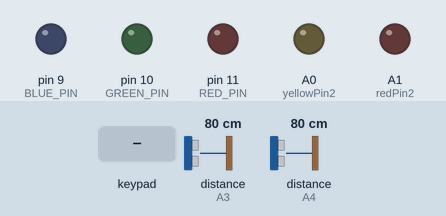
Simulated run of this sketch. Board: Arduino Uno, built with avr-gcc and run on an emulated ATmega328P. On the bench: output pins drawn as LEDs (lit = HIGH). The inputs (shaded band) are chosen by the test bench; at power-on: distance to the obstacle (sensors on A3, A4) 80 cm. The echo pulse lasts 58.3 µs per cm; what the sketch prints to the serial monitor is not drawn.

Above: at 1.2 s.
1.3 s: key 'A' pressed
At 2.5 s:
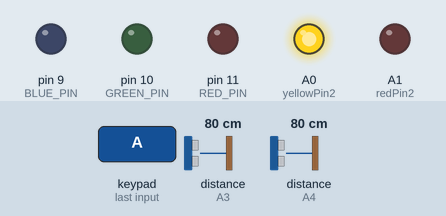
2.8 s: key 'B' pressed
At 3.6 s:
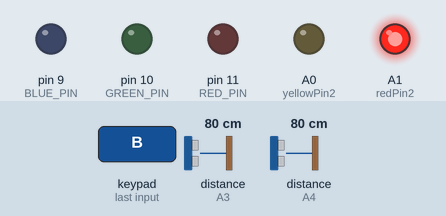
Timing chart, 0 to 5.8 s (numbered marks = the images above; inputs shaded):
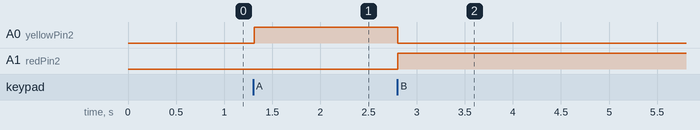

The sketch:

guzhengAir.ino
```cpp
#include <NewPing.h>
#include <Keypad.h>

// main ultrasonic sensor
#define triggerPinMain A5
#define echoPinMain A4
#define maxDistanceMain 25

// side ultrasonic sensor
#define triggerPinSide A2
#define echoPinSide A3
#define maxDistanceSide 20

NewPing sonarMain(triggerPinMain, echoPinMain, maxDistanceMain);
NewPing sonarSide(triggerPinSide, echoPinSide, maxDistanceSide);

// keypad vars
const byte ROWS = 4;
const byte COLS = 4;
char hexaKeys[ROWS][COLS] = {
  {'1','2','3','A'},
  {'4','5','6','B'},
  {'7','8','9','C'},
  {'*','0','#','D'}
};
byte rowPins[ROWS] = {3, 4, 5, 6};
byte colPins[COLS] = {7, 8, 12, 13};
Keypad customKeypad = Keypad(makeKeymap(hexaKeys), rowPins, colPins, ROWS, COLS);

// 2-color LED vars
const int redPin2 = A1;
const int yellowPin2 = A0;

// RGB LED vars
const int RED_PIN = 11;
const int GREEN_PIN = 10;
const int BLUE_PIN = 9;

bool isTrillOn = false;
bool isGlissOn = false;
int keyCode = 0;

void setup() {
  // main ultrasonic
  pinMode(triggerPinMain, OUTPUT);
  pinMode(echoPinMain, INPUT);

  // 2-color LED
  pinMode(redPin2, OUTPUT);
  pinMode(yellowPin2, OUTPUT);


  // RGB LED
  pinMode(RED_PIN, OUTPUT);
  pinMode(GREEN_PIN, OUTPUT);
  pinMode(BLUE_PIN, OUTPUT);

  Serial.begin(115200);
}

void loop() {
  delay(10);
  // ULTRASONIC
  unsigned int uSMain = sonarMain.ping();
  unsigned int uSSide = sonarSide.ping();

  int b1 = uSMain >> 7;
  int b2 = uSMain & 127;
  int b3 = uSSide >> 3;
  int b4 = uSSide & 7;

  Serial.write(b1);
  Serial.write(b2);
  Serial.write(b3);
  Serial.write(b4);

  // KEYPAD
  char customKey = customKeypad.getKey();

  if (customKey == 'A') {
    isTrillOn = !isTrillOn;
    isGlissOn = false;
    analogWrite(redPin2, 0);
    analogWrite(yellowPin2, 255);
  } else if (customKey == 'B') {
    isGlissOn = !isGlissOn;
    isTrillOn = false;
    analogWrite(redPin2, 255);
    analogWrite(yellowPin2, 0);
  } else if (customKey == 'C') {
    isTrillOn = false;
    isGlissOn = false;
    analogWrite(redPin2, 0);
    analogWrite(yellowPin2, 0);
  }

  int newKeyCode = int(customKey);
  if (newKeyCode != 0) {
    Serial.write(newKeyCode);
    keyCode = newKeyCode;
  } else {
    Serial.write(keyCode);
  }

  Serial.write(255);
}
```

Measured:
- after the input at 1.3 s, A0 (yellowPin2): LOW → HIGH at once
- after the input at 2.8 s, A0 (yellowPin2): HIGH → LOW at once; A1 (redPin2): LOW → HIGH at once
